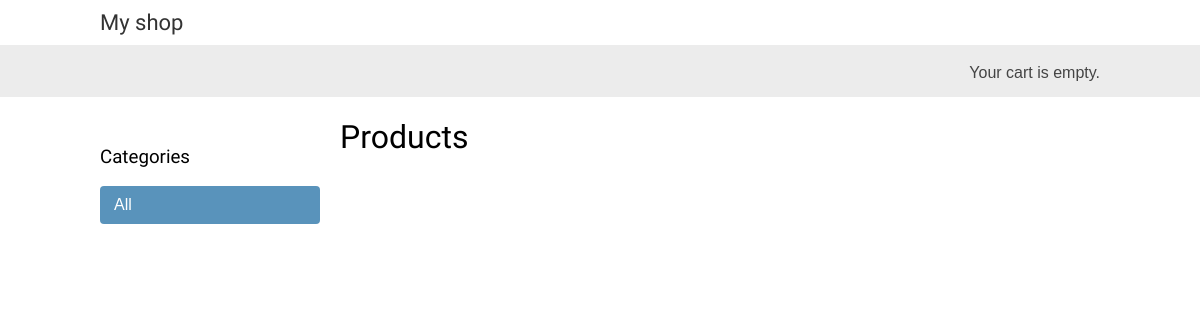
The app's page /, older data.
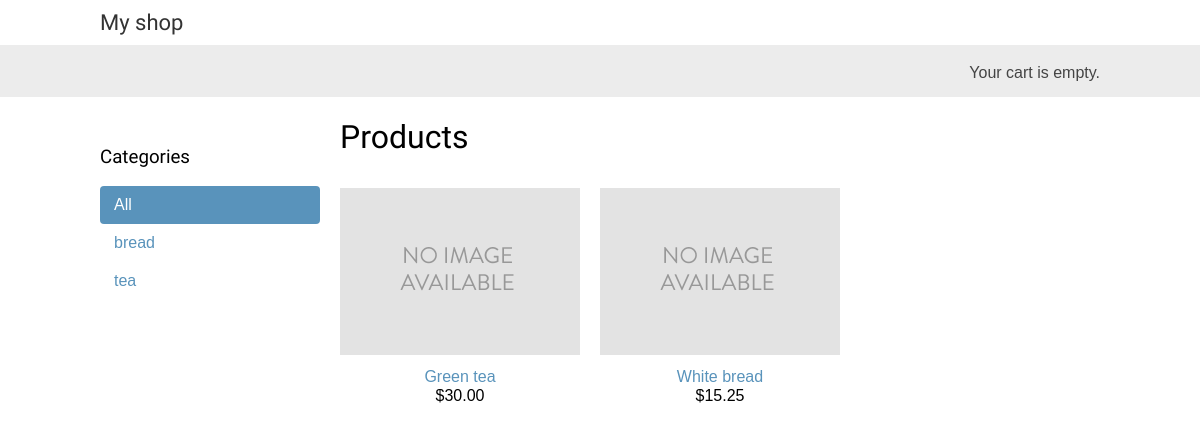
The same page, newer data.
### shop/models.py (models this page shows, shortened)
class Category(models.Model):
    name = models.CharField(max_length=200,
                            db_index=True)
    slug = models.SlugField(max_length=200,
                            unique=True)
    class Meta:
        ordering = ('name',)
        verbose_name = 'category'
        verbose_name_plural = 'categories'
    def get_absolute_url(self):
        return reverse('shop:product_list_by_category',
                       args=[self.slug])

class Product(models.Model):
    category = models.ForeignKey(Category,
                                 related_name='products',
                                 on_delete=models.CASCADE)
    name = models.CharField(max_length=200, db_index=True)
    slug = models.SlugField(max_length=200, db_index=True)
    image = models.ImageField(upload_to='products/%Y/%m/%d',
                              blank=True)
    description = models.TextField(blank=True)
    price = models.DecimalField(max_digits=10, decimal_places=2)
    available = models.BooleanField(default=True)
    created = models.DateTimeField(auto_now_add=True)
    updated = models.DateTimeField(auto_now=True)
    class Meta:
        ordering = ('name',)
        index_together = (('id', 'slug'),)
    def get_absolute_url(self):
        return reverse('shop:product_detail',
                       args=[self.id, self.slug])

### shop/views.py (the view)
# urls.py: path('', views.product_list, name='product_list'),
def product_list(request, category_slug=None):
    category = None
    categories = Category.objects.all()
    products = Product.objects.filter(available=True)
    if category_slug:
        category = get_object_or_404(Category, slug=category_slug)
        products = products.filter(category=category)
    return render(request,
                  'shop/product/list.html',
                  {'category': category,
                   'categories': categories,
                   'products': products})

### shop/templates/shop/product/list.html (shortened to what this page needs)
{% extends "shop/base.html" %}
{% load static %}
{% block content %}
  <div id="sidebar">
    <h3>Categories</h3>
    <ul>
      <li {% if not category %}class="selected"{% endif %}>
        <a href="{% url "shop:product_list" %}">All</a>
      </li>
      {% for c in categories %}
        <li >
          <a href="{{ c.get_absolute_url }}">{{ c.name }}</a>
        </li>
      {% endfor %}
    </ul>
  </div>
  <div id="main" class="product-list">
    <h1>{% if category %}{{ category.name }}{% else %}Products
    {% endif %}</h1>
    {% for product in products %}
      <div class="item">
        <a href="{{ product.get_absolute_url }}">
          <img src="{% if product.image %}{{ product.image.url }}{%
          else %}{% static "img/no_image.png" %}{% endif %}">
        </a>
        <a href="{{ product.get_absolute_url }}">{{ product.name }}</a>
        <br>
        ${{ product.price }}
      </div>
    {% endfor %}
  </div>
  {% endblock %}

### shop/templates/shop/base.html (shortened to what this page needs)
{% load static %}
<!DOCTYPE html>
<html>
<head>
  <link href="{% static "css/base.css" %}" rel="stylesheet">
</head>
<body>
  <div id="header">
    <a href="/" class="logo">My shop</a>
  </div>
  <div id="subheader">
    <div class="cart">
      Your cart is empty.
    </div>
  </div>
  <div id="content">
    {% block content %}
    {% endblock %}
  </div>
</body>
</html>

### shop/static/css/base.css (style rules this page uses)
body { margin:0; padding:0; font-family:helvetica, sans-serif; }
h1, h2, h3, h4, h5 , h6 { font-family: 'Ubuntu', sans-serif; font-weight:normal; }
a { text-decoration:none; color:#5993bb; }
#header { padding:10px 100px; font-size:18px; overflow:auto; }
#subheader { background:#ececec; color:#444; padding:15px 100px; overflow:auto; }
#header .logo { font-family: 'Ubuntu', sans-serif; float:left; color:#333; font-size:22px; margin-right:10%; }
#subheader .cart { float:right; padding-top:4px; }
#content { padding:0 100px; overflow:hidden; }
#sidebar { width:220px; padding:30px 20px 0 0; float:left; }
#sidebar ul { margin:0; padding:0; }
#sidebar ul li { margin:0; list-style:none; padding:10px 14px; }
#sidebar ul li a { display:block; }
#sidebar ul li.selected { background:#5993bb; border-radius:4px; }
#sidebar ul li.selected a { color:#fff; }
#main { float:left; width: 96%; margin-right:-220px; overflow:hidden; }
.product-list .item { width:25%; padding:10px 20px 10px 0; float:left; text-align:center; line-height:1.2; }
.product-list .item img { width:100%; margin-bottom:8px; }

Row changes from the older to the newer data that the page shows:
added Category: name "bread"
added Category: name "tea"
added Product: image (placeholder picture), name "Green tea", price "30.00"
added Product: image (placeholder picture), name "White bread", price "15.25"
